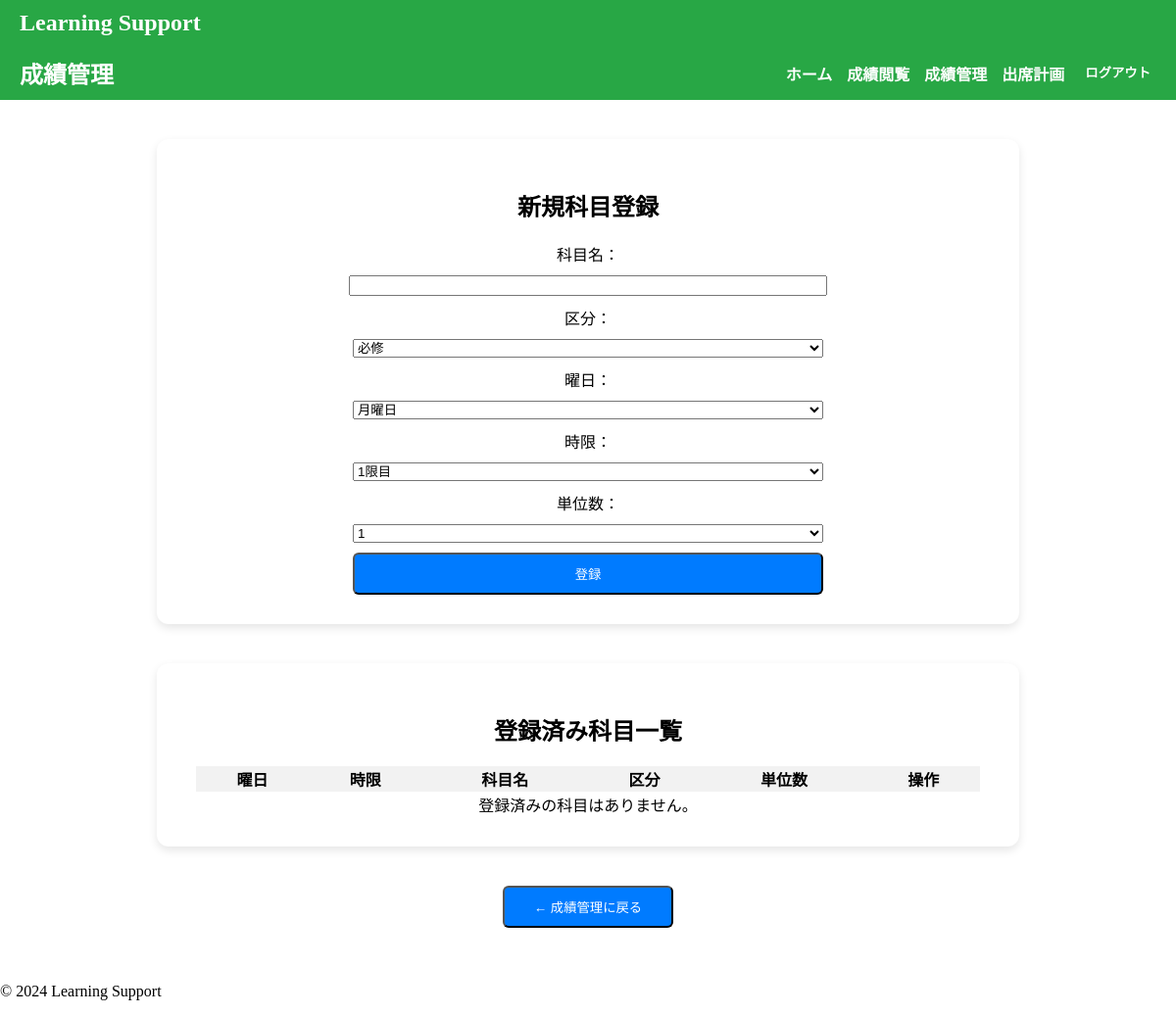
Before: /core/subject_register/ (signed in) with the older database file.
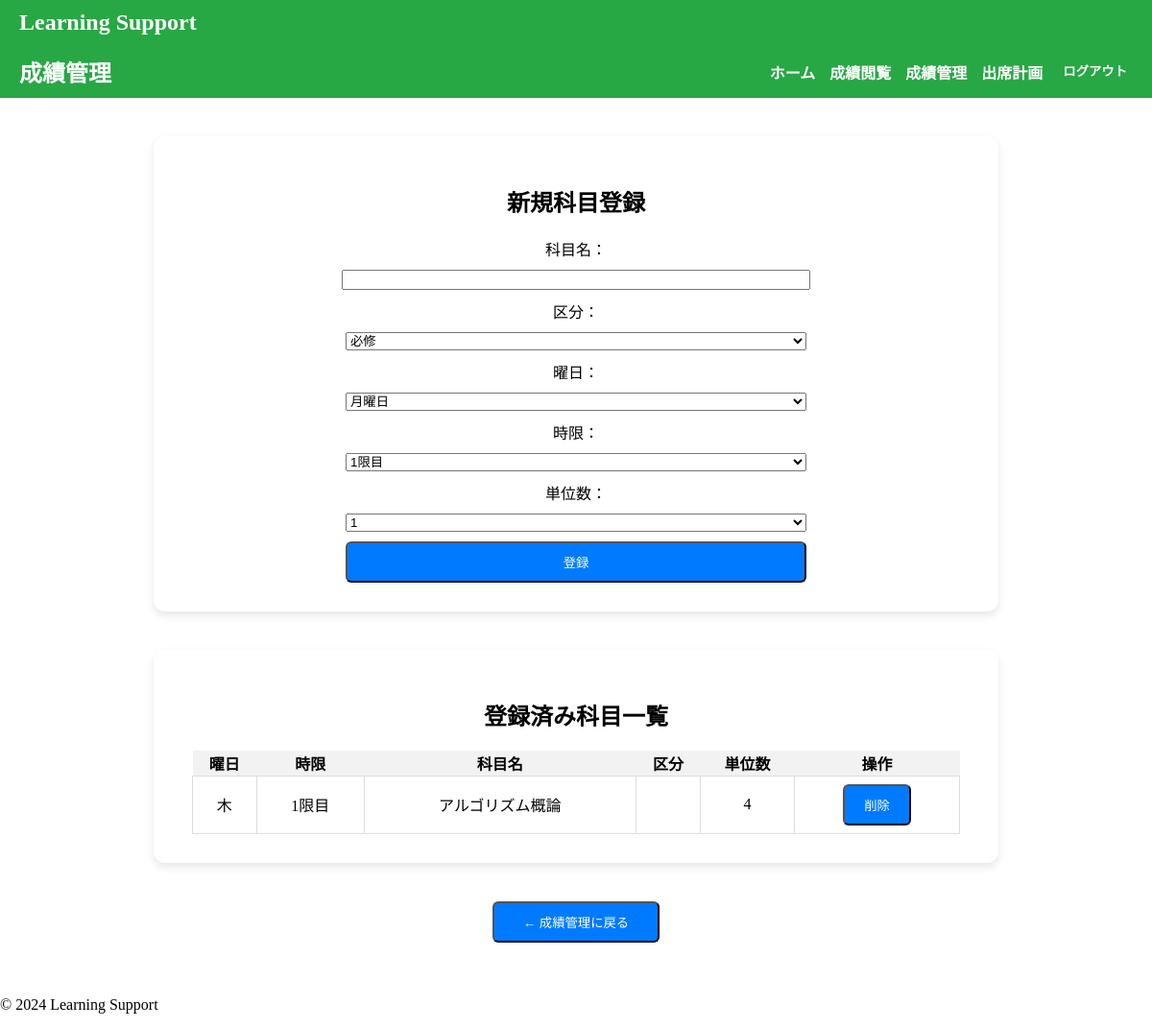
After: the same page with the newer database file.
### core/models.py (models this page shows, shortened)
class Subject(models.Model):
    SUBJECT_CLASS_CHOICES = [
        ('必修', '必修'),
        ('教養', '教養'),
        ('専門', '専門'),
    ]
    DAY_CHOICES = [
    ('月', '月曜日'),
    ('火', '火曜日'),
    ('水', '水曜日'),
    ('木', '木曜日'),
    ('金', '金曜日'),
    ]
    day_of_week = models.CharField(max_length=2, choices=DAY_CHOICES, default='月')
    subject_id = models.AutoField(primary_key=True)
    student = models.ForeignKey(Student, on_delete=models.CASCADE)
    subject_name = models.CharField(max_length=50)
    subject_class = models.CharField(max_length=10, choices=SUBJECT_CLASS_CHOICES)
    subject_score = models.IntegerField(default=1)
    subject_count = models.IntegerField(default=0)
    lesson_days = models.IntegerField(default=15)
    attend_days = models.IntegerField(default=0)
    lesson_count = models.IntegerField(default=0)
    date = models.CharField(max_length=10, default="月曜日")  # 曜日
    table = models.CharField(max_length=10, default="1限目")  # 時間割

### core/views.py (the view, shortened to what this page needs)
# urls.py: path('subject_register/', views.subject_register, name='subject_register'),
@never_cache
@login_required
def subject_register(request):
    student = Student.objects.get(user=request.user)
    subjects = Subject.objects.filter(student=student).order_by('day_of_week', 'table')
    return render(request, "core/subject_register.html", {
        "subjects": subjects,
    })

### core/templates/core/subject_register.html (shortened to what this page needs)
{% extends 'base.html' %}
{% block content %}
<header style="display: flex; justify-content: space-between; align-items: center; padding: 10px 20px; background-color: #28a745; color: white;">
    <h1 style="margin: 0; font-size: 1.5rem;">成績管理</h1>
    <nav>
        <ul style="list-style: none; display: flex; gap: 15px; margin: 0; padding: 0;">
            <li><a href="{% url 'core:student_home' %}" style="text-decoration: none; color: white; font-weight: bold;">ホーム</a></li>
            <li><a href="{% url 'core:grade_view' %}" style="text-decoration: none; color: white; font-weight: bold;">成績閲覧</a></li>
            <li><a href="{% url 'core:manage_grades' %}" style="text-decoration: none; color: white; font-weight: bold;">成績管理</a></li>
            <li><a href="{% url 'core:attendance_plan' %}" style="text-decoration: none; color: white; font-weight: bold;">出席計画</a></li>
            <li>
                <form method="POST" action="{% url 'core:logout' %}" style="display: inline;">
                    <button type="submit" style="background: none; border: none; color: white; font-weight: bold; cursor: pointer;">ログアウト</button>
                </form>
            </li>
        </ul>
    </nav>
</header>
<div style="padding:40px;display:flex;flex-direction:column;align-items:center;">
    <div style="background:white;padding:30px 40px;border-radius:12px;box-shadow:0 4px 10px rgba(0,0,0,0.1);width:90%;max-width:800px;text-align:center;">
        <h2>新規科目登録</h2>
        <form method="POST" action="{% url 'core:subject_register' %}" style="margin-top:20px;">
            <label>科目名：</label><br>
            <input type="text" name="subject_name" class="form-control" style="width:60%;margin:10px auto;" required><br>
            <label>区分：</label><br>
            <select name="subject_class" class="form-control" style="width:60%;margin:10px auto;">
                <option value="必修">必修</option>
            </select><br>
            <label>曜日：</label><br>
            <select name="day_of_week" class="form-control" style="width:60%;margin:10px auto;">
                <option value="月">月曜日</option>
            </select><br>
            <label>時限：</label><br>
            <select name="table" class="form-control" style="width:60%;margin:10px auto;">
                <option value="1限目">1限目</option>
            </select><br>
            <label>単位数：</label><br>
            <select name="subject_score" class="form-control" style="width:60%;margin:10px auto;">
                {% for i in "12345" %}
                    <option value="{{ i }}">{{ i }}</option>
                {% endfor %}
            </select><br>
            <button type="submit" class="btn btn-primary" style="width:60%;">登録</button>
        </form>
    </div>
    <div style="background:white;margin-top:40px;padding:30px 40px;border-radius:12px;box-shadow:0 4px 10px rgba(0,0,0,0.1);width:90%;max-width:800px;text-align:center;">
        <h2>登録済み科目一覧</h2>
        <table style="width:100%;border-collapse:collapse;margin-top:15px;text-align:center;">
            <thead style="background-color:#f2f2f2;">
                <tr>
                    <th>曜日</th>
                    <th>時限</th>
                    <th>科目名</th>
                    <th>区分</th>
                    <th>単位数</th>
                    <th>操作</th>
                </tr>
            </thead>
            <tbody>
                {% for subject in subjects %}
                    <tr>
                        <td style="border:1px solid #ddd;padding:8px;">{{ subject.day_of_week }}</td>
                        <td style="border:1px solid #ddd;padding:8px;">{{ subject.table }}</td>
                        <td style="border:1px solid #ddd;padding:8px;">{{ subject.subject_name }}</td>
                        <td style="border:1px solid #ddd;padding:8px;">{{ subject.subject_class }}</td>
                        <td style="border:1px solid #ddd;padding:8px;">{{ subject.subject_score }}</td>
                        <td style="border:1px solid #ddd;padding:8px;">
                            <form method="POST" action="{% url 'core:subject_delete' subject.subject_id %}" style="display:inline;">
                                <button type="submit" class="btn btn-danger btn-sm" onclick="return confirm('本当に削除しますか？');">削除</button>
                            </form>
                        </td>
                    </tr>
                {% empty %}
                    <tr><td colspan="6">登録済みの科目はありません。</td></tr>
                {% endfor %}
            </tbody>
        </table>
    </div>
    <div style="margin-top:40px;">
        <form method="GET" action="{% url 'core:manage_grades' %}">
            <button type="submit" class="btn btn-secondary" style="padding:10px 30px;">← 成績管理に戻る</button>
        </form>
    </div>
</div>
{% endblock %}

### core/templates/base.html (shortened to what this page needs)
<!DOCTYPE html>
<html lang="ja">
<head>
    {% load static %}
    <link rel="stylesheet" href="{% static 'core/style.css' %}">
</head>
<body>
    <header style="display: flex; justify-content: space-between; align-items: center; padding: 10px 20px; background-color: #28a745; color: white;">
        <h1 style="margin: 0; font-size: 1.5rem;">Learning Support</h1>
    </header>
    <div class="container">
        {% block content %}{% endblock %}
    </div>
    <footer>
        <p>&copy; 2024 Learning Support</p>
    </footer>
</body>
</html>

### core/static/core/style.css (style rules this page uses)
body { background-color: white; margin: 0; }
header { background-image: url('/static/images/header-bg.jpg'); background-size: cover; background-position: center; color: white; padding: 20px; }
.btn { padding: 10px 20px; background-color: #007bff; color: white; border-radius: 6px; text-decoration: none; }

Changed rows visible on the page:
added Subject: day_of_week "木", table "1限目", subject_name "アルゴリズム概論", subject_score "4"
Other visible differences:
text no longer shown: "登録済みの科目はありません。"
